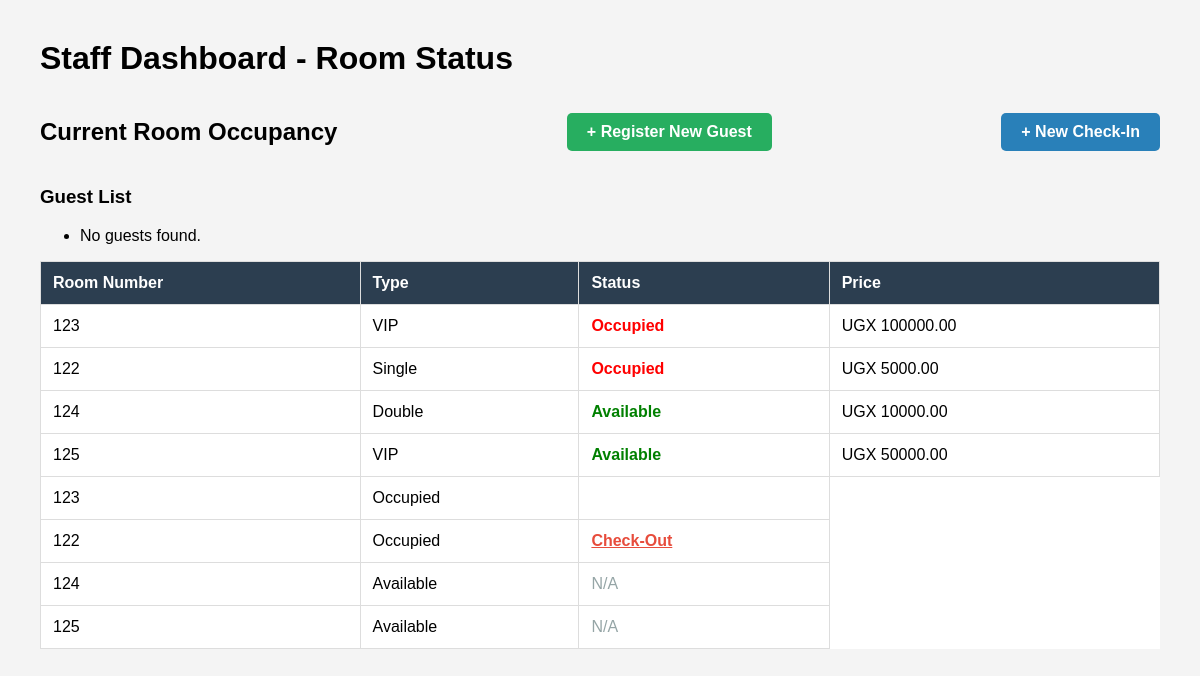
Before: / with the older database file.
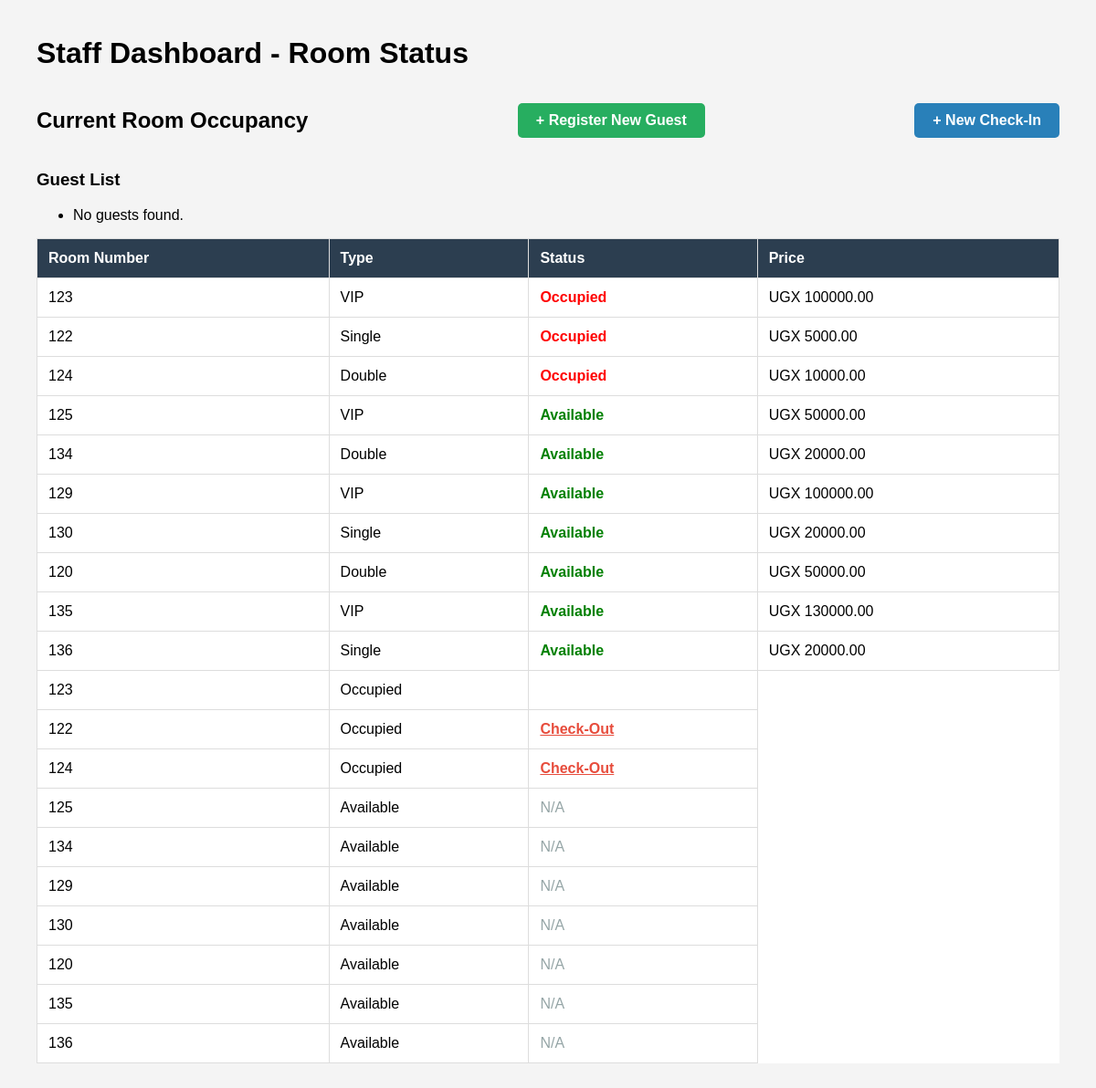
After: the same page with the newer database file.
### bookings/models.py (models this page shows, shortened)
class Room(models.Model):
    ROOM_TYPES = [('Single', 'Single'), ('Double', 'Double'), ('VIP', 'VIP')]
    STATUS_CHOICES = [('Available', 'Available'), ('Occupied', 'Occupied')]
    room_number = models.CharField(max_length=10, unique=True)
    room_type = models.CharField(max_length=20, choices=ROOM_TYPES)
    room_status = models.CharField(max_length=20, choices=STATUS_CHOICES, default='Available')
    price_per_night = models.DecimalField(max_digits=10, decimal_places=2)

class Booking(models.Model):
    guest = models.ForeignKey(Guest, on_delete=models.CASCADE)
    room = models.ForeignKey(Room, on_delete=models.CASCADE)
    check_in = models.DateField(auto_now_add=True)
    check_out = models.DateField(null=True, blank=True)
    is_active = models.BooleanField(default=True)

### bookings/views.py (the view)
# urls.py: path('', views.room_list, name='home'),
def room_list(request):
    all_rooms = Room.objects.all()
    return render(request, 'room_list.html', {'rooms': all_rooms})

### bookings/templates/room_list.html (shortened to what this page needs)
<!DOCTYPE html>
<html>
<head>
</head>
<body>
    <h1>Staff Dashboard - Room Status</h1>
    <table>
        <thead>
            <tr>
                <th>Room Number</th>
                <th>Type</th>
                <th>Status</th>
                <th>Price</th>
            </tr>
        </thead>
        <div style="margin-bottom: 20px; display: flex; justify-content: space-between; align-items: center;">
            <h2>Current Room Occupancy</h2>
            <a href="{% url 'register_guest' %}"
                style="background-color: #27ae60; color: white; padding: 10px 20px; text-decoration: none; border-radius: 5px; font-weight: bold;">
                + Register New Guest
            </a>
            <a href="{% url 'check_in' %}"
                style="background-color: #2980b9; color: white; padding: 10px 20px; text-decoration: none; border-radius: 5px; font-weight: bold;">
                + New Check-In
            </a>
        </div>
        <div style="margin-top: 20px;">
            <h3>Guest List</h3>
            <ul>
                {% for guest in guests %}
                    <li>
                        <a href="{% url 'guest_detail' guest.id %}">
                            {{ guest.first_name }} {{ guest.last_name }}
                        </a>
                    </li>
                {% empty %}
                    <li>No guests found.</li>
                {% endfor %}
            </ul>
        </div>
        <tbody>
            {% for room in rooms %}
            <tr>
                <td>{{ room.room_number }}</td>
                <td>{{ room.room_type }}</td>
                <td class="status-{{ room.room_status|lower }}">{{ room.room_status }}</td>
                <td>UGX {{ room.price_per_night }}</td>
            </tr>
            {% empty %}
            <tr><td colspan="4">No rooms found. Go to Admin to add some!</td></tr>
            {% endfor %}
            {% for room in rooms %}
            <tr>
                <td>{{ room.room_number }}</td>
                <td>{{ room.room_status }}</td>
                <td>
                    {% if room.room_status == 'Occupied' %}
                        {% for booking in room.booking_set.all %}
                            {% if booking.is_active %}
                                <a href="{% url 'check_out_guest' booking.id %}"
                                    style="color: #e74c3c; font-weight: bold;">Check-Out</a>
                            {% endif %}
                        {% endfor %}
                    {% else %}
                        <span style="color: #95a5a6;">N/A</span>
                    {% endif %}
                </td>
            </tr>
            {% endfor %}
        </tbody>
    </table>
</body>
</html>

### bookings/templates/room_list.html (style rules this page uses)
body { font-family: sans-serif; margin: 40px; background-color: #f4f4f4; }
table { width: 100%; border-collapse: collapse; background: white; }
th, td { padding: 12px; border: 1px solid #ddd; text-align: left; }
th { background-color: #2c3e50; color: white; }
.status-available { color: green; font-weight: bold; }
.status-occupied { color: red; font-weight: bold; }

Changed rows visible on the page:
changed Room (number 3 of 10 on the later page): room_status "Available" → "Occupied"; no longer shows "N/A"
added Room: room_number "134", room_type "Double", room_status "Available", price_per_night "20000.00", shows "N/A"
added Room: room_number "129", room_type "VIP", room_status "Available", price_per_night "100000.00", shows "N/A"
added Room: room_number "130", room_type "Single", room_status "Available", price_per_night "20000.00", shows "N/A"
added Room: room_number "120", room_type "Double", room_status "Available", price_per_night "50000.00", shows "N/A"
added Room: room_number "135", room_type "VIP", room_status "Available", price_per_night "130000.00", shows "N/A"
added Room: room_number "136", room_type "Single", room_status "Available", price_per_night "20000.00", shows "N/A"
added Booking: is_active "Check-Out", shown under Room (number 3 of 10 on the later page)
